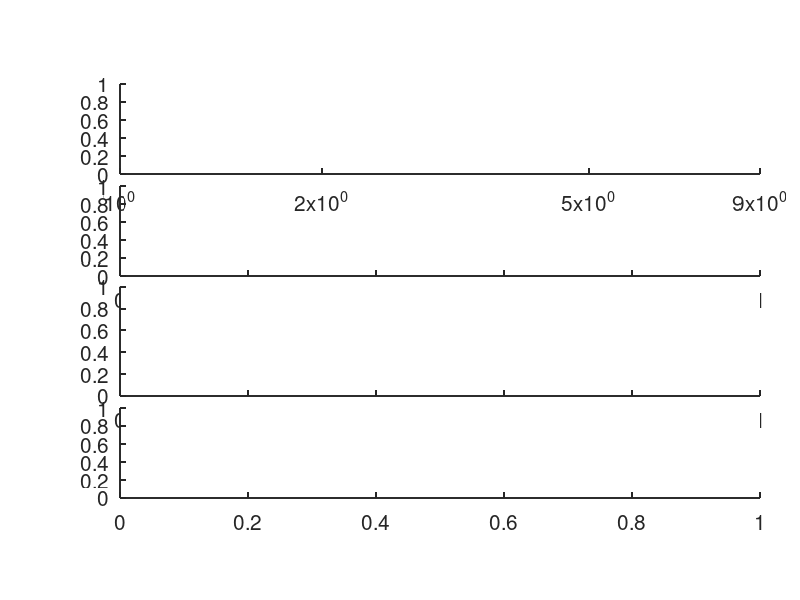

Here is the MATLAB script that generated this plot: (Note: this script raises an error after producing the figure.)
%% Plot Fig 6A-D from Dewey and Shera (2023) JARO
close all;clear;clc;
load Dewey_2023_JARO_figs.mat

panels = [{'a'};{'b'};{'c'};{'d'}]; % panel letters
panelN = length(panels);
locs = [{'BM'}; {'OHC'}; {'TM'}; {'EC'}]; % measurement locations
locN = length(locs);
clrs = [{[28 82 172]/255}; {[237 118 194]/255}; {[255 148 0]/255}; {'r'}]; % plot colors
dp_gen_clr = [148 59 97]/255; % locally generated DP color
st_clr = [.7 .7 .7]; % single-tone color

xlims = [1 9]; % x-limits

% Plot each panel
for p_i = 1:panelN
    panel = panels{p_i};
    loc = locs{p_i}; % location
    clr = clrs{p_i}; % color

    if strcmp(panel, 'd')
        recType = 'mic';
    else
        recType = 'vib';
    end

    f1s = fig6.(genvarname(panel)).(genvarname(loc)).f1s; % f1 (Hz)
    f2s = fig6.(genvarname(panel)).(genvarname(loc)).f2s; % f2
    fdps = 2*f1s-f2s; % DP frequency

    L1s = fig6.(genvarname(panel)).(genvarname(loc)).L1s; % f1 level (dB SPL)
    L2s = fig6.(genvarname(panel)).(genvarname(loc)).L2s; % f2 level
    L1N = length(L1s);

    % Get data
    f2_magC = fig6.(genvarname(panel)).(genvarname(loc)).(genvarname(recType)).f2.magC; % Clean f2 response magnitude (nm or Pa RMS)
    f1_magC = fig6.(genvarname(panel)).(genvarname(loc)).(genvarname(recType)).f1.magC; % Clean f1 response magnitude
    dp_mag = fig6.(genvarname(panel)).(genvarname(loc)).(genvarname(recType)).dp.mag; % DP response magnitude
    dp_magC = fig6.(genvarname(panel)).(genvarname(loc)).(genvarname(recType)).dp.magC; % Clean DP response magnitude
    dp_phi = fig6.(genvarname(panel)).(genvarname(loc)).(genvarname(recType)).dp.phi; % DP response phase (cycles)
    dp_phiC = fig6.(genvarname(panel)).(genvarname(loc)).(genvarname(recType)).dp.phiC; % Clean response DP phase

    % Set up figure
    h = figure('units','normalized','position',[.1+(p_i-1)*.18 .1 .15 .75]);
    ax1 = axes('position', [.15 .71 .8 .15],'FontSize',15,'LineWidth', 1.4, 'box','off'); hold on;
    ax2 = axes('position', [.15 .54 .8 .15],'FontSize',15,'LineWidth', 1.4, 'box','off'); hold on;
    ax3 = axes('position', [.15 .34 .8 .182],'FontSize',15,'LineWidth', 1.4, 'box','off'); hold on;
    ax4 = axes('position', [.15 .17 .8 .15],'FontSize',15,'LineWidth', 1.4, 'box','off'); hold on;

    axes(ax1); % f2 magnitude
    xlim(xlims); set(gca,'Xscale','log','Xtick',[1 2 5 9]);
    ax1.XAxis.Visible = 'off';
    ax1.YAxis.TickLength = [.02 .02];

    if strcmp(panel,'d')
        ylim([27 73]);
    else
        ylim([-16 30]);
    end

    set(gca,'Ytick',-100:20:100);
    ax1.YAxis.MinorTick = 'on';
    ax1.YAxis.MinorTickValues = -100:10:100;

    if p_i<4 && p_i>1
        set(gca,'YTickLabels',' ');
    end

    % ratio axis
    pos = get(ax1,'position');
    pos(2) = pos(2) + .01;
    ax6 = axes('position',pos, 'box','off','LineWidth', 1.4, 'FontSize', 15,'Color','none','XAxisLocation', 'top','Color', 'none'); hold on;
    ax6.XAxis.TickLength = [.015 .015];  
    xlim(xlims); set(gca,'Xscale','log','TickDir','out','Xtick',[1	2.25	3.857142857	6	9],'XMinorTick','off','XTickLabels',[])
    ax6.YAxis.Visible = 'off';
    ax6.XAxis.MinorTick = 'on';
    ax6.XAxis.MinorTickValues = [1 1.59 2.25 3 3.86 4.85 6 7.36 9];

    axes(ax2);  % f1 magnitude
    xlim(xlims); set(gca,'Xscale','log','Xtick',[1 2 5 9]);
    ax2.XAxis.Visible = 'off';

    if strcmp(panel,'d')
        ylim([27 73]);
    else
        ylim([-21 25]);
    end
    
    set(gca,'Ytick',-100:20:100);
    ax2.YAxis.MinorTick = 'on';
    ax2.YAxis.MinorTickValues = -100:10:100;
    ax2.YAxis.TickLength = [.02 .02];

    if p_i<4 && p_i>1
        set(gca,'YTickLabels',' ');
    end

    axes(ax3); % DP magnitude
    xlim(xlims); set(gca,'Xscale','log','Xtick',[1 2 5 9]);
    ax3.XAxis.Visible = 'off';

    if strcmp(loc,'EC')
        ylim([-16.5 37.5]);
    else
        ylim([-41.5 12.5]);
    end

    set(gca,'Ytick',-100:20:100);
    ax3.YAxis.MinorTick = 'on';
    ax3.YAxis.MinorTickValues = -100:10:100;
    ax3.YAxis.TickLength = [.02 .02];
    if p_i<4 && p_i>1
        set(gca,'YTickLabels',' ');
    end
    
    axes(ax4); % DP phase
    xlim(xlims); set(gca,'Xscale','log','Xtick',[1 2 5 9]);
    ax4.XAxis.Visible = 'off'; 
    
    ylim([-5 0.5]); set(gca,'Ytick',-6:2:2);
    ax4.YAxis.MinorTick = 'on';
    ax4.YAxis.MinorTickValues = -6:1:2;
    ax4.YAxis.TickLength = [.02 .02];

    if p_i<4 && p_i>1
        set(gca,'YTickLabels',' ');
    end
    
    % X-axis
    pos = get(ax4,'position');
    pos(2) = pos(2) - .01;
    ax5 = axes('position',pos, 'box','off','LineWidth', 1.4, 'FontSize', 15,'Color','none'); hold on;
    xlim(xlims); set(gca,'Xscale','log','Xtick',[1 2 5 9]);
    ax5.XAxis.MinorTick = 'on';
    ax5.XAxis.TickLength = [.015 .015];
    ax5.YAxis.Visible = 'off';    
    
    %% Plot
    for L1_i = 1:L1N
        lw = 1 + L1_i*.5; % line width

        axes(ax1); % f2 mag
        if strcmp(loc,'EC')
            plot(fdps/1000, 20*log10(f2_magC(:,L1_i)/2e-5), 'k-', 'LineWidth', lw);     
        else
            plot(fdps/1000, 20*log10(f2_magC(:,L1_i)), 'k-', 'LineWidth', lw);     
        end

        axes(ax2); % f1 mag
        if strcmp(loc,'EC')
            plot(fdps/1000, 20*log10(f1_magC(:,L1_i)/2e-5), '-', 'LineWidth', lw, 'Color', [.7 .7 .7]);       
        else
            plot(fdps/1000, 20*log10(f1_magC(:,L1_i)), '-', 'LineWidth', lw, 'Color', [.7 .7 .7]);       
        end

        axes(ax3); % DP mag
        if strcmp(loc, 'EC')
            plot(fdps/1000, 20*log10(dp_magC(:,L1_i)/2e-5), '-', 'LineWidth', lw, 'Color', clr);

        else
            if L1_i==2 && strcmp(loc,'TM')
                plot(fdps(fdps>4000)/1000, 20*log10(dp_mag(fdps>4000, L1_i)), ':', 'LineWidth', 1.8, 'Color', clr); % Plot data in TM response notch
            end
            
            plot(fdps/1000, 20*log10(dp_magC(:,L1_i)), '-', 'LineWidth', lw, 'Color', clr);
        end

        axes(ax4); % DP phase
        if L1_i==2 && strcmp(loc,'TM')
            plot(fdps(fdps>4000)/1000, dp_phi(fdps>4000, L1_i), ':', 'LineWidth', 1.8, 'Color', clr); % Plot data in TM response notch
        end
        
        plot(fdps/1000, dp_phiC(:,L1_i), '-', 'LineWidth', lw, 'Color', clr);

        % Plot estimated locally generated DP phase and single-tone phase response at 70 dB SPL for comparison
        if L1_i == L1N && ~strcmp(loc,'EC')
            % locally generated DP phase
            dp_gen_phi = fig6.(genvarname(panel)).(genvarname(loc)).(genvarname(recType)).dp_gen.phi;

            % Single-tone response phase
            st_f1s = fig6.(genvarname(panel)).(genvarname(loc)).st_f1s;
            st_phi = fig6.(genvarname(panel)).(genvarname(loc)).(genvarname(recType)).st.phi;

            % Plot
            plot(fdps/1000, dp_gen_phi, '-.', 'LineWidth', 2, 'Color', dp_gen_clr);
            plot(st_f1s/1000, st_phi, '-', 'LineWidth', 2, 'Color', st_clr);
        end
    end
end